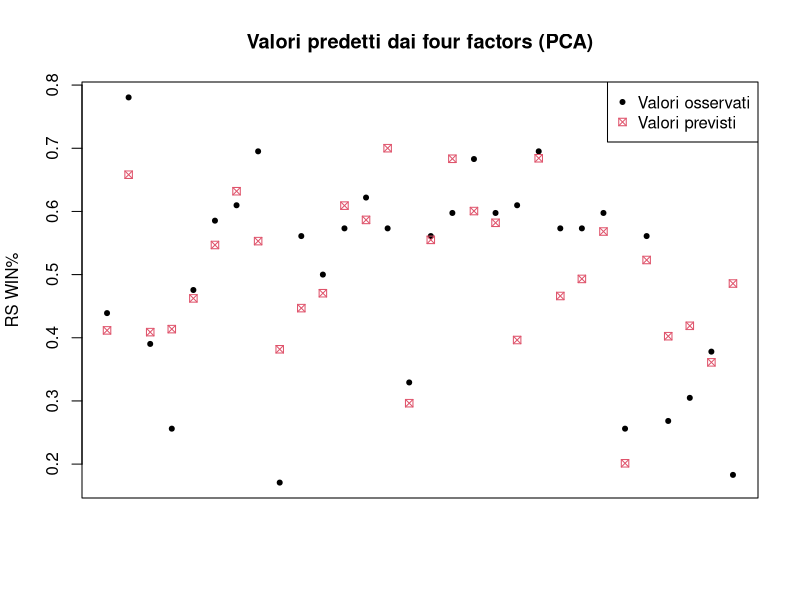
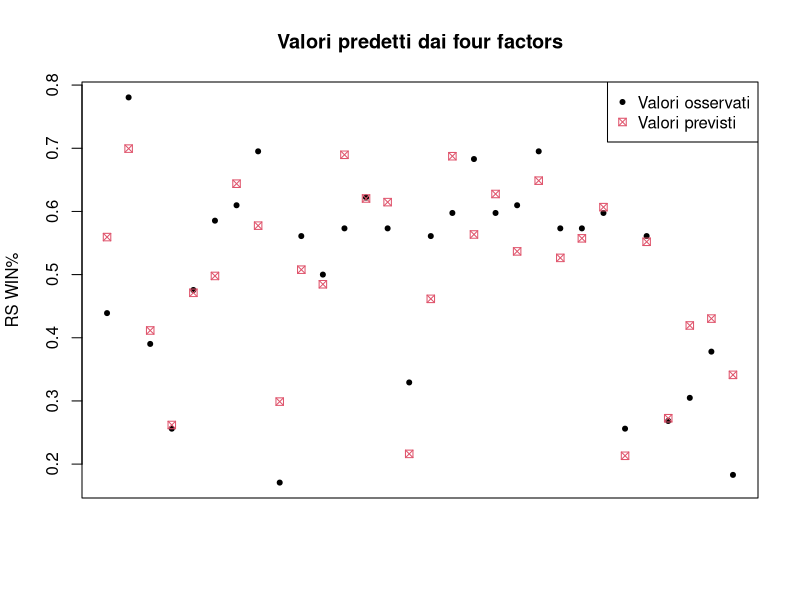
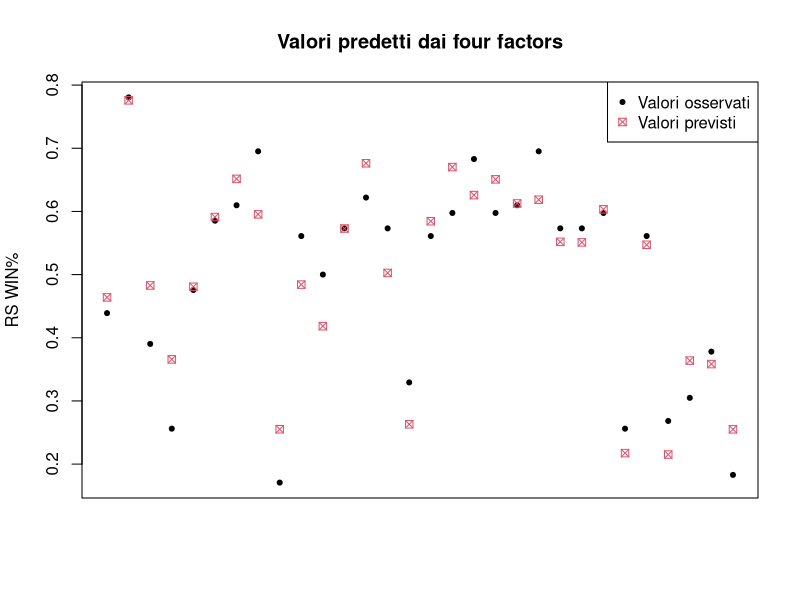
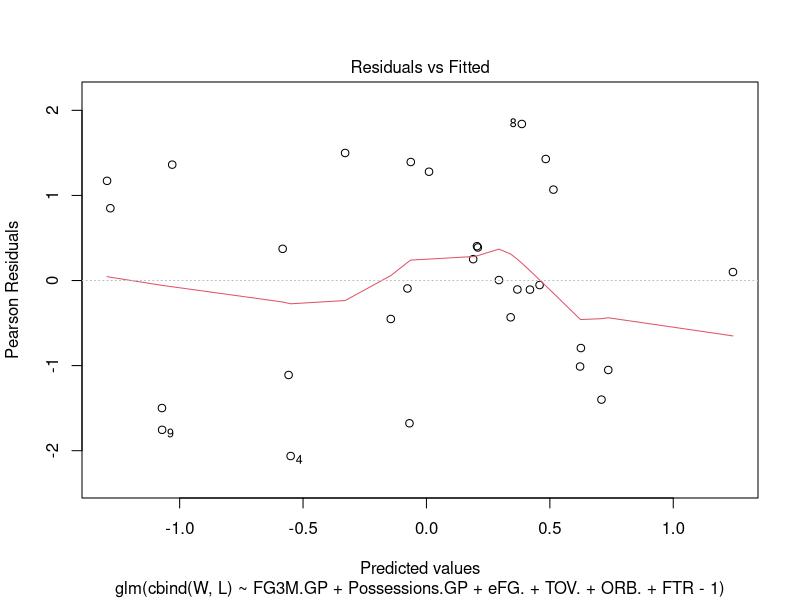

Recreate these plots in R, in order.
#####

# Cosa serve per vincere nel basket?

# Per cominciare, carichiamo i dati 
data <- read.table("data/team_stats.txt", header = T)
head(data)

# Come primo modello consideriamo come esplicative le componenti principali derivanti dai 4 fattori
apply(data[, 6:9], 2, sd)
# La percentuale di palle perse ha una varianza molto diversa dalle altre metriche. E' necessario standardizzare i dati
pca <- prcomp(data[, 6:9], scale. = TRUE)
# Guardiamo la percentuale di varianza spiegata cumulata per capire quante componenti utilizzare
cumsum((pca$sdev ^ 2) / sum(pca$sdev ^ 2))
# 2 componenti principali spiegano una il 74% della varianza totale
X.0 <- pca$x[, c(1, 2)]

# Ora che ho ricavato le esplicative, posso procedere con la costruzione del modello
win.prob.glm.pca <- glm(cbind(data[, 1], data[, 2]) ~ X.0[, 1] + X.0[, 2], family = binomial)
summary(win.prob.glm.pca)
# Il coefficiente della seconda variabile canonica è non significativo. Anche l'intercetta risulta non significativa, con il relativo coefficiente sostanzialmente degenere in 0. Aggiorniamo il modello
win.prob.glm.pca <- update(win.prob.glm.pca, . ~ . - X.0[, 2])
summary(win.prob.glm.pca)
# Guardando la devianza residua non siamo soddisfatti dell'adattamento del modello. Il modello corrente, con soli 2 parametri in più rispetto al modello nullo, spiega molto di più di quest'ultimo. Tuttavia viene rifiutata l'ipotesi di adattamento del modello corrente rispetto a quello nullo
# H0: modello nullo   H1: modello corrente
pchisq(win.prob.glm.pca$null.deviance - win.prob.glm.pca$deviance, 
       win.prob.glm.pca$df.null - win.prob.glm.pca$df.residual, lower.tail = FALSE)
# H0 : modello corrente  H1: modello saturo
pchisq(win.prob.glm.pca$deviance, win.prob.glm.pca$df.residual, lower.tail = FALSE)
# Compariamo i valori osservati con i valori previsti dal modello. L'asse x indica le squadre in ordine alfabetico
with(data,{
  plot(1:30, W / 82, pch = 20, 
       xlab = "", xaxt = "n", ylab = "RS WIN%",
       main = "Valori predetti dai four factors (PCA)")
  points(1:30, fitted(win.prob.glm.pca), pch = 7, col = 2)
  legend("topright", legend = c("Valori osservati", "Valori previsti"),
         col = c(1, 2), pch = c(20, 7))
})
# L'adattamento non è sicuramente dei migliori. Il modello, utilizzando solamente due esplicative, deve mediare le percentuali osservate e nei casi estremi (numero di vittorie molto alto o molto basso) dà risultati fuorvianti

# Costruiamo un altro modello prendendo come esplicative i 4 fattori senza applicare la PCA. La PCA comporta infatti una riduzione della dimensionalità: il modello che ne deriva ha, oltre all'intercetta, 2 parametri (numero di PC considerate) invece che 4. Vediamo se, con più esplicative, il modello si adatta meglio ai dati
win.prob.glm.0 <- glm(cbind(W, L) ~ eFG. + TOV. + ORB. + FTR, 
                      family = binomial, data = data)
summary(win.prob.glm.0)
# Il modello appena costruito fornisce un adattamento migliore ai dati rispetto a quello visto in precedenza
compare.matrix <- matrix(data = c(win.prob.glm.pca$aic, win.prob.glm.0$aic,
      BIC(win.prob.glm.pca), BIC(win.prob.glm.0)), nrow = 2, byrow = TRUE)
colnames(compare.matrix) <- c("PCA", "4Factors")
row.names(compare.matrix) <- c("AIC", "BIC")
compare.matrix
# Anche qui confrontiamo valori osservati e predetti
with(data,{
  plot(1:30, W / 82, pch = 20, 
       xlab = "", xaxt = "n", ylab = "RS WIN%",
       main = "Valori predetti dai four factors")
  points(1:30, fitted(win.prob.glm.0), pch = 7, col = 2)
  legend("topright", legend = c("Valori osservati", "Valori previsti"),
         col = c(1, 2), pch = c(20, 7))
})
# L'adattamento è visibilmente migliorato, tuttavia non siamo soddisfatti rispetto a ciò che otteniamo con il modello saturo
# H0: modello corrente   H1: modello saturo
pchisq(win.prob.glm.0$deviance, win.prob.glm.0$df.residual, lower.tail = FALSE)

# Considerata l'importanza che hanno il tiro da tre punti e il pace (ritmo di gioco) nel basket moderno costruiamo un nuovo modello aggiungendo 3 esplicative: numero di tiri da tre segnati, numero di tiri da tre tentati e possessi per partita
win.prob.glm <- glm(cbind(W, L) ~ ., family = binomial, data = data)
summary(win.prob.glm)
# Il coefficiente relativo ai tiri da tre punti tentati a partita è non significativo. Aggiorniamo il modello
win.prob.glm <- update(win.prob.glm, . ~ . - FG3A.GP)
summary(win.prob.glm)
# L'intercetta risulta non significativa
win.prob.glm <- update(win.prob.glm, . ~ . - 1)
summary(win.prob.glm)
# L'adattamento rispetto ai modelli precedenti è migliorato
compare.matrix <- cbind(compare.matrix, c(win.prob.glm$aic, BIC(win.prob.glm)))
colnames(compare.matrix) <- c("PCA", "4Factors", "4Factors + 3PTShot")
compare.matrix
# Accettiamo l'ipotesi nulla ad un livello di significatività del 5%
# H0: modello corrente   H1: modello saturo
pchisq(win.prob.glm$deviance, win.prob.glm$df.residual, lower.tail = FALSE)
# Grafico valori previsti e osservati
with(data,{
  plot(1:30, W / 82, pch = 20, 
       xlab = "", xaxt = "n", ylab = "RS WIN%",
       main = "Valori predetti dai four factors")
  points(1:30, fitted(win.prob.glm), pch = 7, col = 2)
  legend("topright", legend = c("Valori osservati", "Valori previsti"),
         col = c(1, 2), pch = c(20, 7))
})
# Media della discrepanza tra il numero di vittorie effettivo e il numero di vittorie stimato
mean(abs(residuals(win.prob.glm, type = "response"))) * 82
# Metodo alternativo
mean(abs(data$W - fitted(win.prob.glm) * 82))
sd(abs(data$W - fitted(win.prob.glm) * 82))
# Ciò significa che in media sbaglio la previsione delle vittorie di 4 unità
# Non vi è struttura di dipendenza tra i valori predetti e i residui
plot(win.prob.glm, which = 1)

# Le possibili interazioni aggiuntive non sono significative
add1(win.prob.glm, . ~ . + (.)^2, test = "Chisq") 

# In conclusione, il migliore dei modelli considerati è quello con le seguenti esplicative: tiri da tre punti segnati a partita, possessi a partita, percentuale effettiva, percentuale di palle perse, percentuale di rimbalzi offensivi e numero di tiri liberi rispetto ai tiri dal campo.














